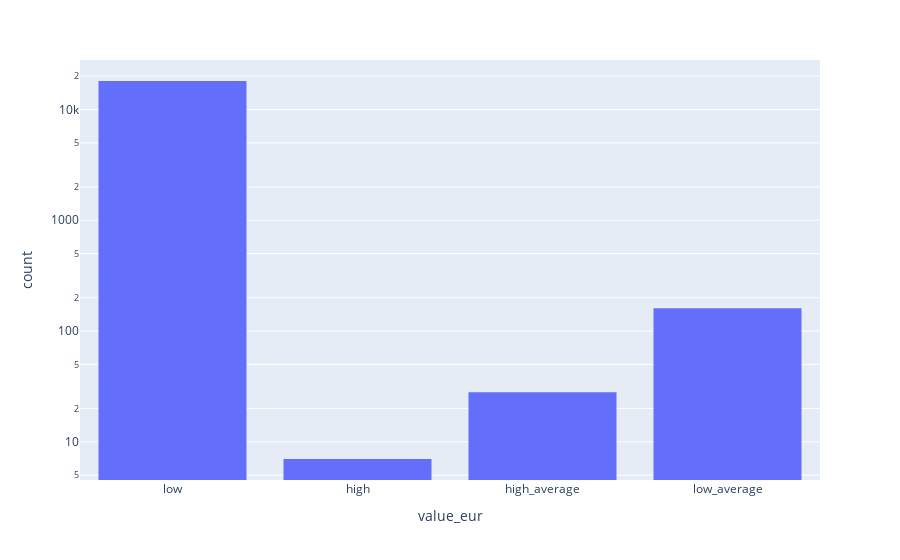

Write notebook code for a chart like this one.
### Markdown cell above
Let's turn to the `plotly` library to specify our own arbitrary ordering of the categorical labels. Also, let's switch to a logarithmic $y$-axis to better compare the values of the three less common categories:

### Code cell
import plotly.express as px

fig = px.histogram(selected_df, x='value_eur', category_orders={'value_eur': ['low', 'high', 'high_average', 'low_average']}, log_y=True)
fig.show()

### Figure 1 — Plotly figure (JSON) as saved in the notebook; plotly's stock layout.template omitted (floating-point values rounded to 4 significant figures; data arrays with more than 128 entries replaced by an {"elided": "..."} marker saying what was removed)
{"data": [{"alignmentgroup": "True", "bingroup": "x", "hovertemplate": "value_eur=%{x}<br>count=%{y}<extra></extra>", "legendgroup": "", "marker": {"color": "#636efa", "pattern": {"shape": ""}}, "name": "", "offsetgroup": "", "orientation": "v", "showlegend": false, "type": "histogram", "x": {"elided": "18278 str values"}, "xaxis": "x", "yaxis": "y"}], "layout": {"barmode": "relative", "legend": {"tracegroupgap": 0}, "margin": {"t": 60}, "xaxis": {"anchor": "y", "categoryarray": ["low", "high", "high_average", "low_average"], "categoryorder": "array", "domain": [0, 1], "title": {"text": "value_eur"}}, "yaxis": {"anchor": "x", "domain": [0, 1], "title": {"text": "count"}, "type": "log"}}}
